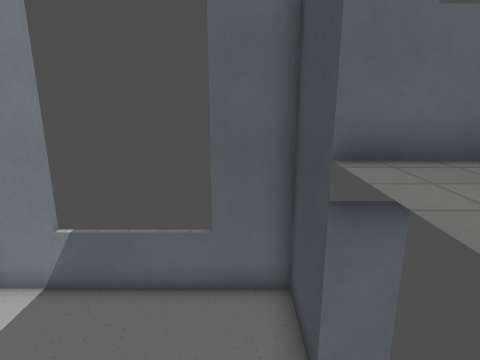
[1] (above)

15 first-person views from a walk through a 3-D level made in the Godot game engine. The camera is 1.4 m above the floor, tilts 14° down and sees 75° across. The floor is counted in squares, 0.5 m on a side. Each view is taken from the middle of a square. On the plan, view 1 faces up. The plan holds only what a view shows up to about 20 squares ahead; the rest is blank. The place goes on beyond the plan. Some surface patterns are stand-ins.

[2]
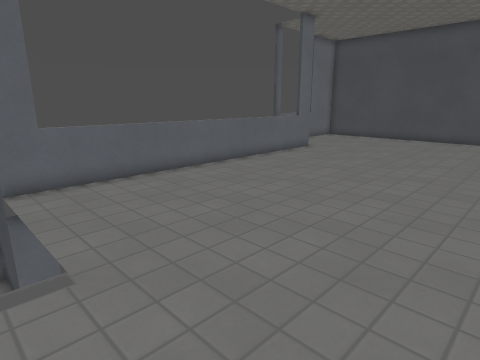

[3]
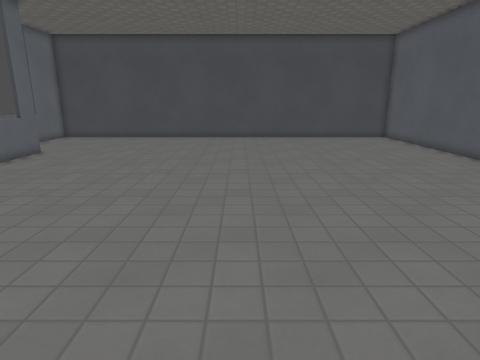

[4]
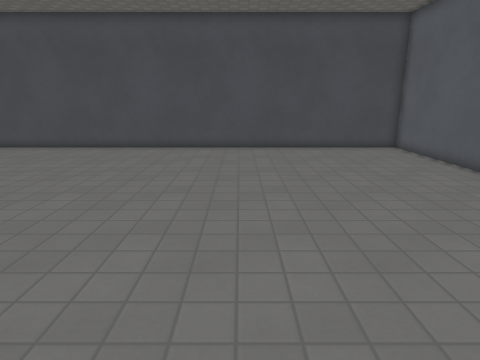

[5]
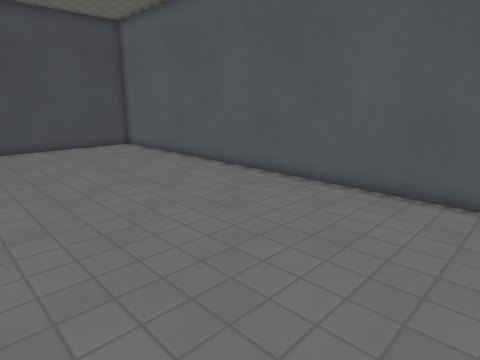

[6]
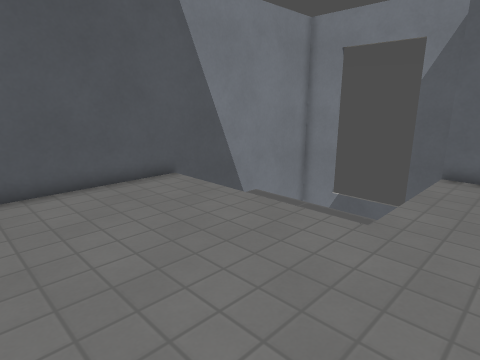

[7]
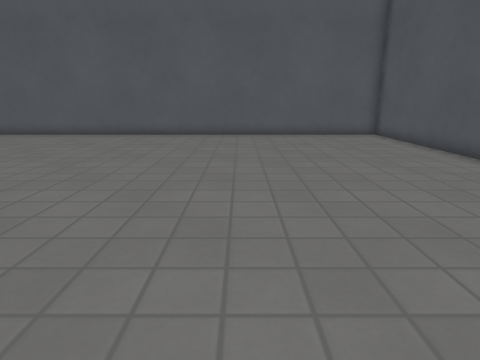

[8]
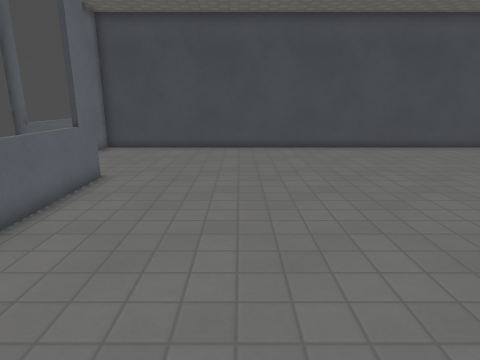

[9]
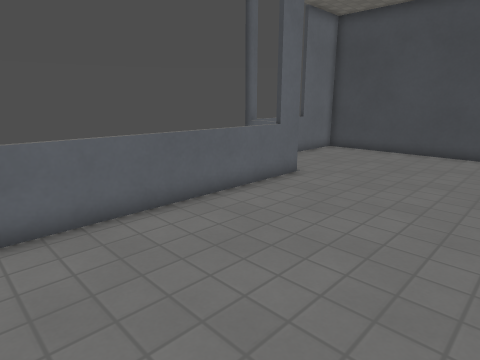

[10]
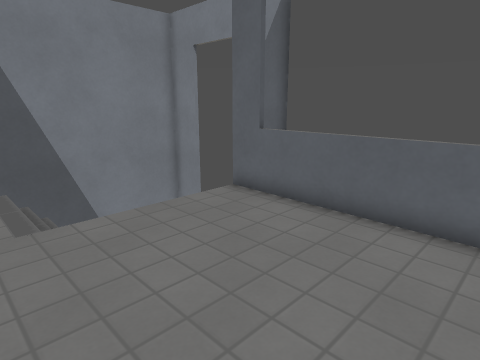

[11]
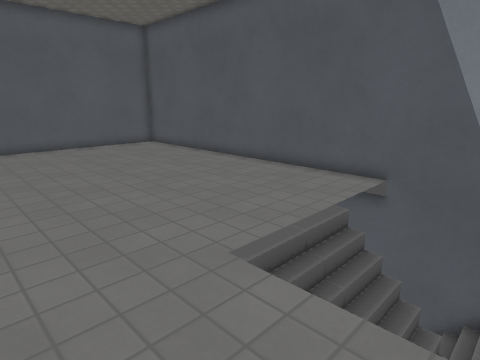

[12]
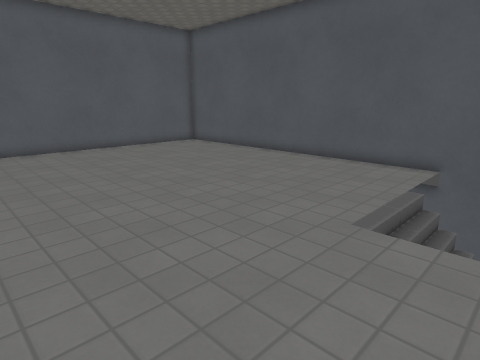

[13]
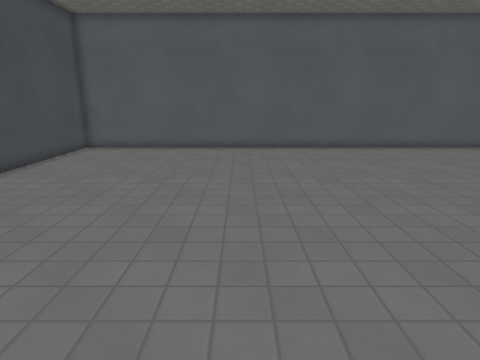

[14]
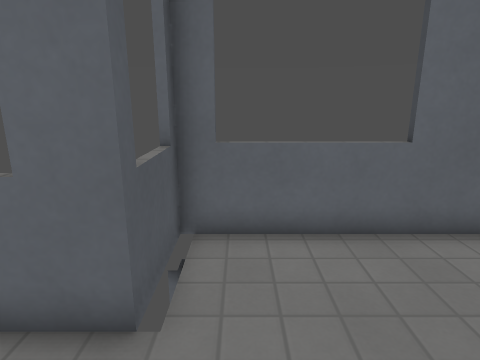

[15]
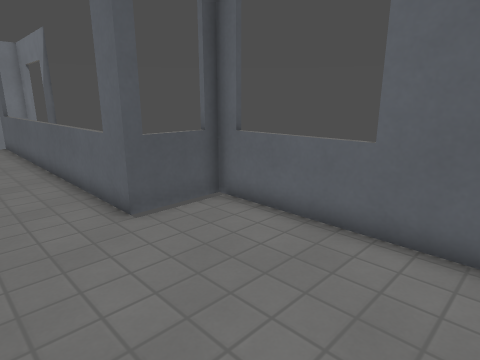

### Floor plan
Key: @ floor where view 1 was taken; # wall or solid block; . main floor; - floor 2 m lower than the main floor; / step, stairs or slope; = window, fence, low wall or low ledge; v drop or lower ground.
Columns run from 7 left of view 1 to 26 right of it. Each row starts with its distance up from view 1.
  8   #===#                  # ####
  7 ###====##                #====####
  6 #-------#                =.......#
  5 # ------# v ######     v #.......#
  4 #       ##==============##.......#
  3 #       -........................#
  2 #       v........................#
  1 #   =/  v........................#
  0 #   v//@#........................#
 -1 #   /////........................#
 -2 #   //...........................#
 -3      ............................#
 -4      ............................#
 -5      ............................#
 -6      ............................#
 -7      ............................#
 -8      ............................#
 -9      ............................#
-10      ............................#
-11      ............................#
-12      ............................#
-13      ............................#
-14      ............................#
-15      ............................#
-16      ............................#
-17      ............................#
-18      ............................#
-19      #############################

Where each view was taken, in squares from view 1:
view 1: 0 up, 0 right, facing up
view 2: 7 down, 0 right, facing up-right
view 3: 7 down, 0 right, facing right
view 4: 9 down, 6 right, facing right
view 5: 9 down, 5 right, facing down-right
view 6: 9 down, 4 right, facing up-left
view 7: 1 down, 1 right, facing down
view 8: 1 down, 6 right, facing right
view 9: 3 down, 7 right, facing up-right
view 10: 3 down, 9 right, facing up-left
view 11: 2 up, 5 right, facing down-left
view 12: 1 up, 8 right, facing down-left
view 13: 1 up, 16 right, facing down
view 14: 1 up, 19 right, facing up
view 15: 1 up, 25 right, facing up-left
